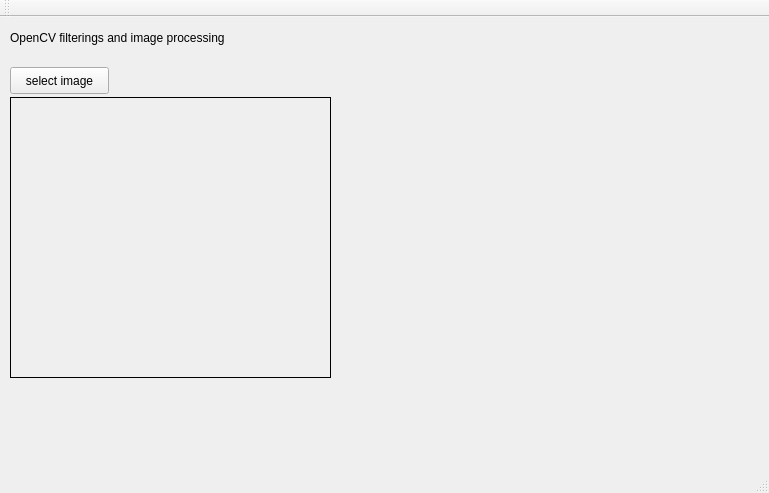
<?xml version="1.0" encoding="UTF-8"?>
<ui version="4.0">
 <class>MainWindow</class>
 <widget class="QMainWindow" name="MainWindow">
  <property name="geometry">
   <rect>
    <x>0</x>
    <y>0</y>
    <width>769</width>
    <height>493</height>
   </rect>
  </property>
  <property name="windowTitle">
   <string>MainWindow</string>
  </property>
  <widget class="QWidget" name="centralWidget">
   <widget class="QPushButton" name="selectImageButton">
    <property name="geometry">
     <rect>
      <x>10</x>
      <y>50</y>
      <width>99</width>
      <height>27</height>
     </rect>
    </property>
    <property name="text">
     <string>select image</string>
    </property>
   </widget>
   <widget class="QLabel" name="imageLabel">
    <property name="geometry">
     <rect>
      <x>10</x>
      <y>80</y>
      <width>321</width>
      <height>281</height>
     </rect>
    </property>
    <property name="frameShape">
     <enum>QFrame::Panel</enum>
    </property>
    <property name="frameShadow">
     <enum>QFrame::Plain</enum>
    </property>
    <property name="text">
     <string/>
    </property>
   </widget>
   <widget class="QWidget" name="gridLayoutWidget">
    <property name="geometry">
     <rect>
      <x>380</x>
      <y>10</y>
      <width>311</width>
      <height>521</height>
     </rect>
    </property>
    <layout class="QGridLayout" name="gridLayout"/>
   </widget>
   <widget class="QLabel" name="label">
    <property name="geometry">
     <rect>
      <x>10</x>
      <y>0</y>
      <width>311</width>
      <height>41</height>
     </rect>
    </property>
    <property name="text">
     <string>OpenCV filterings and image processing</string>
    </property>
   </widget>
  </widget>
  <widget class="QMenuBar" name="menuBar">
   <property name="geometry">
    <rect>
     <x>0</x>
     <y>0</y>
     <width>769</width>
     <height>25</height>
    </rect>
   </property>
  </widget>
  <widget class="QToolBar" name="mainToolBar">
   <attribute name="toolBarArea">
    <enum>TopToolBarArea</enum>
   </attribute>
   <attribute name="toolBarBreak">
    <bool>false</bool>
   </attribute>
  </widget>
  <widget class="QStatusBar" name="statusBar"/>
 </widget>
 <layoutdefault spacing="6" margin="11"/>
 <resources/>
 <connections/>
</ui>
